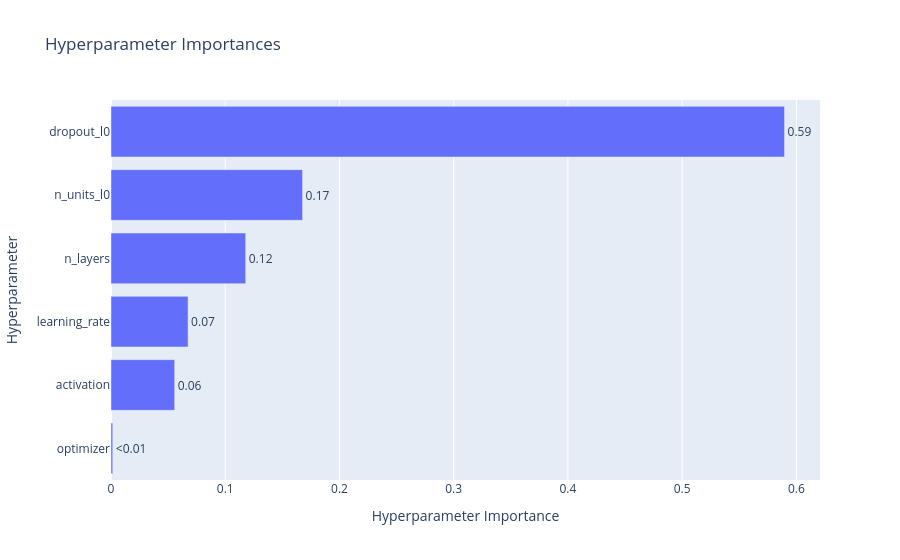
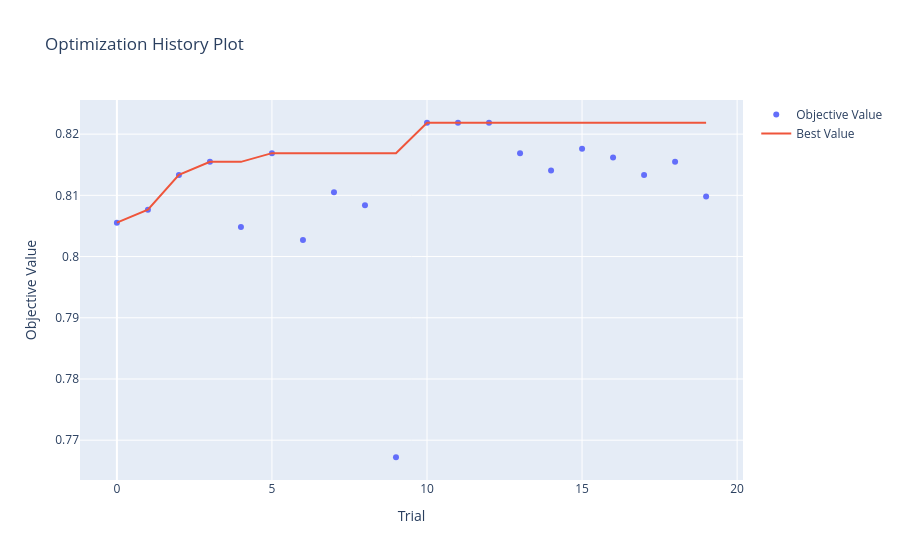

Notebook cell for these charts, in order:
### Code cell
# Visualizar la importancia de los parámetros
optuna.visualization.plot_param_importances(study).show()
# Visualizar el historial de optimización
optuna.visualization.plot_optimization_history(study).show()

### Figure 1 — Plotly figure (JSON) as saved in the notebook; plotly's stock layout.template omitted (floating-point values rounded to 4 significant figures)
{"data": [{"cliponaxis": false, "hovertemplate": ["optimizer (CategoricalDistribution): 0.0015409895951670489<extra></extra>", "activation (CategoricalDistribution): 0.05573657301176736<extra></extra>", "learning_rate (FloatDistribution): 0.06748627412247185<extra></extra>", "n_layers (IntDistribution): 0.11792000255362704<extra></extra>", "n_units_l0 (IntDistribution): 0.16770374850342776<extra></extra>", "dropout_l0 (FloatDistribution): 0.589612412213539<extra></extra>"], "name": "Objective Value", "orientation": "h", "text": ["<0.01", "0.06", "0.07", "0.12", "0.17", "0.59"], "textposition": "outside", "type": "bar", "x": [0.001541, 0.05574, 0.06749, 0.1179, 0.1677, 0.5896], "y": ["optimizer", "activation", "learning_rate", "n_layers", "n_units_l0", "dropout_l0"]}], "layout": {"title": {"text": "Hyperparameter Importances"}, "xaxis": {"title": {"text": "Hyperparameter Importance"}}, "yaxis": {"title": {"text": "Hyperparameter"}}}}

### Figure 2 — Plotly figure (JSON) as saved in the notebook; plotly's stock layout.template omitted (floating-point values rounded to 4 significant figures)
{"data": [{"mode": "markers", "name": "Objective Value", "type": "scatter", "x": [0, 1, 2, 3, 4, 5, 6, 7, 8, 9, 10, 11, 12, 13, 14, 15, 16, 17, 18, 19], "y": [0.8055, 0.8077, 0.8133, 0.8155, 0.8048, 0.8169, 0.8027, 0.8105, 0.8084, 0.7672, 0.8219, 0.8219, 0.8219, 0.8169, 0.8141, 0.8176, 0.8162, 0.8133, 0.8155, 0.8098]}, {"mode": "lines", "name": "Best Value", "type": "scatter", "x": [0, 1, 2, 3, 4, 5, 6, 7, 8, 9, 10, 11, 12, 13, 14, 15, 16, 17, 18, 19], "y": [0.8055, 0.8077, 0.8133, 0.8155, 0.8155, 0.8169, 0.8169, 0.8169, 0.8169, 0.8169, 0.8219, 0.8219, 0.8219, 0.8219, 0.8219, 0.8219, 0.8219, 0.8219, 0.8219, 0.8219]}, {"marker": {"color": "#cccccc"}, "mode": "markers", "name": "Infeasible Trial", "showlegend": false, "type": "scatter", "x": [], "y": []}], "layout": {"title": {"text": "Optimization History Plot"}, "xaxis": {"title": {"text": "Trial"}}, "yaxis": {"title": {"text": "Objective Value"}}}}
